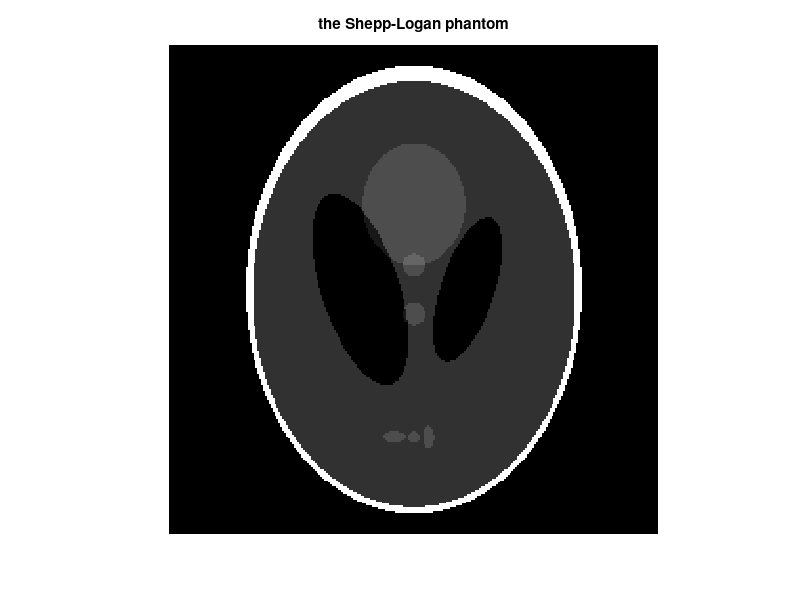
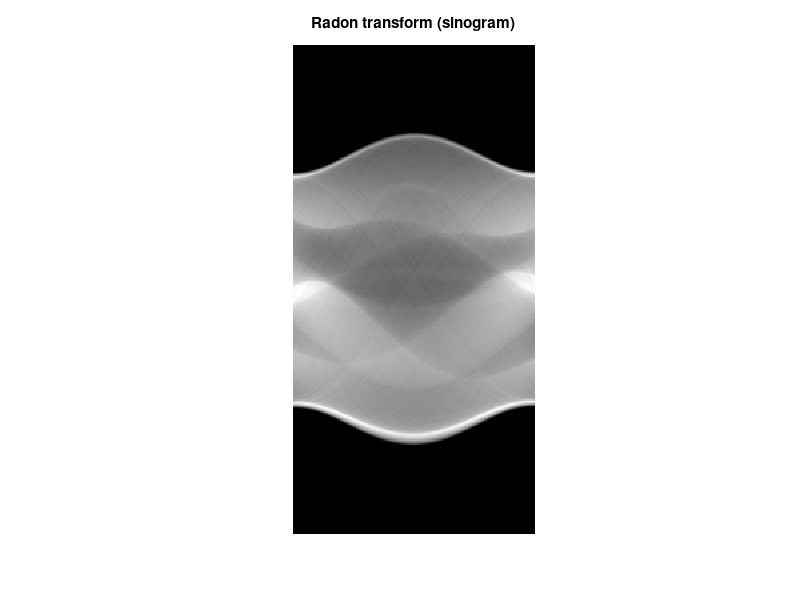

Recreate these plots in MATLAB, in order.
% Radon transform of a phantom

P=phantom('Modified Shepp-Logan',256);
theta=0:1:180;

PR=radon(P,theta); %the Radon transform

nPR=PR/max(max(PR)); %normalization

figure(1)
imshow(P);
title('the Shepp-Logan phantom');

figure(2)
imshow(nPR);
title('Radon transform (sinogram)');
